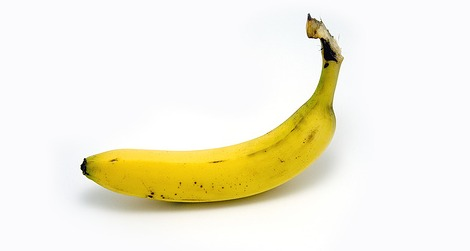
#> input picture secao5/banana1.jpg, 470 x 251 px
$ python detected_objects.py
#> lines starting #> are read from the running program, lines starting #| are printed output that depends on the picture; after the words box and inside, x2 and y2 are one past the last pixel; in counts of white or black regions, pixels touching at a corner belong together
import cv2

#classifier_cat = cv2.CascadeClassifier('cascades/haarcascade_frontalcatface.xml')
#classifier_clock = cv2.CascadeClassifier('cascades/relogios.xml')
#classifier_car = cv2.CascadeClassifier('cascades/cars.xml')
classifier_banana = cv2.CascadeClassifier('../banana-classifier.xml')

image = cv2.imread('../banana1.jpg')
#> image is the input picture: shape (251, 470, 3); mean B, G, R 220.8, 239.7, 243.4
image_gray = cv2.cvtColor(image, cv2.COLOR_BGR2GRAY)
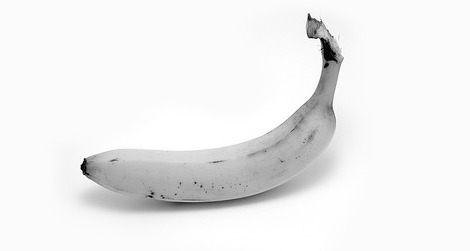
#> image_gray: shape (251, 470); min 0, max 255, mean 238.5

#detected = classifier_cat.detectMultiScale(image_gray, scaleFactor=1.02)
#detected = classifier_clock.detectMultiScale(image_gray, scaleFactor=1.1, minNeighbors=1)
#detected = classifier_car.detectMultiScale(image_gray, scaleFactor=1.01)
detected = classifier_banana.detectMultiScale(image_gray)
#> detected = [[73, 90, 294, 147]]
print(detected)
#| [[ 73  90 294 147]]

for (x, y, w, h) in detected:
    image = cv2.rectangle(image, (x, y), (x+w, y+h), (255, 0, 0), 2)
    '''if w > 50 or h > 50:
                	print('Foi detectado uma anomalia na detecção dos carros, fora do padrão')'''
#> this loop made 1 pass
#> pass 1, `image = cv2.rectangle(image, (x, y), (x+w, y+h), (255, 0, 0), 2)`:
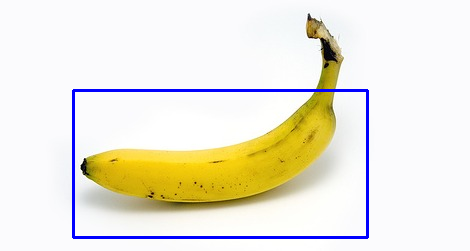
#> image: shape (251, 470, 3); 2.24% of pixels changed, all inside (x1, y1, x2, y2) = (72, 89, 369, 239)

cv2.imshow("Gatos encontrados", image)
cv2.waitKey()
